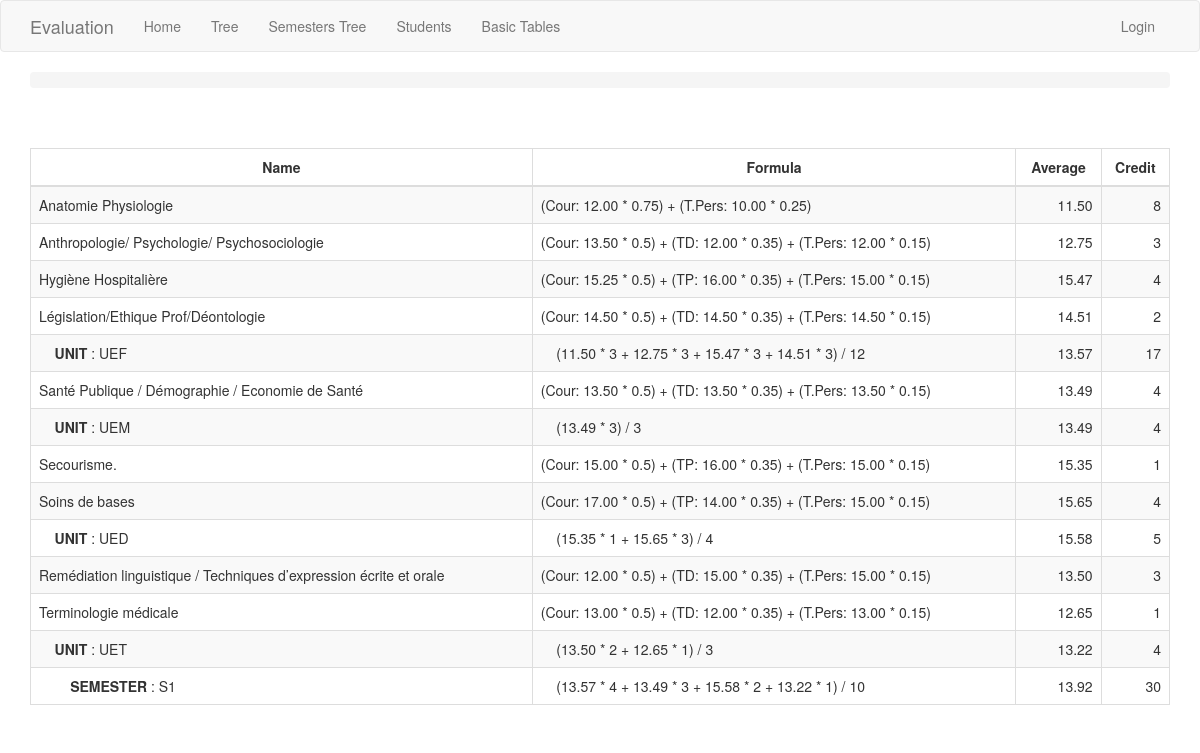
The page /session/1/justification/1/ on the database its author committed.
### app/models.py (models this page shows, shortened)
class Module(db.Model):
    id = db.Column(db.Integer, primary_key=True)
    code = db.Column(db.String(20))
    name = db.Column(db.String(250))
    display_name = db.Column(db.String(250))
    coefficient = db.Column(db.Integer)
    credit = db.Column(db.Integer)
    time = db.Column(db.Numeric(10,2))
    order = db.Column(db.Integer)
    unit_id = db.Column(db.Integer, db.ForeignKey('unit.id'))
    percentages = db.relationship('Percentage', backref='module')
    grades = db.relationship('Grade', back_populates='module')
    module_sessions = db.relationship('ModuleSession', backref='module')

class GradeUnit(db.Model):
    __tablename__ = 'grade_unit'
    id = db.Column(db.Integer, primary_key=True)
    average = db.Column(db.Numeric(10,2))
    credit = db.Column(db.Integer)
    calculation = db.Column(db.String(100))
    unit_coefficient = db.Column(db.Integer())
    is_fondamental = db.Column(db.Boolean, default=False)
    timestamp = db.Column(db.DateTime, index=True, default=datetime.utcnow)
    unit_id = db.Column(db.Integer, db.ForeignKey('unit.id'))
    unit = db.relationship('Unit', back_populates='grade_units')
    student_session_id = db.Column(db.Integer, db.ForeignKey('student_session.id'))
    student_session = db.relationship('StudentSession', back_populates='grade_units')

class StudentSession(db.Model):
    __tablename__ = 'student_session'
    id = db.Column(db.Integer, primary_key=True)
    timestamp = db.Column(db.DateTime, index=True, default=datetime.utcnow)
    student_id = db.Column(db.Integer, db.ForeignKey('student.id'))
    average = db.Column(db.Numeric(10,2))
    credit = db.Column(db.Integer)
    calculation = db.Column(db.String(100))
    student = db.relationship("Student", back_populates="student_sessions")
    session_id = db.Column(db.Integer, db.ForeignKey('session.id'))
    session = db.relationship('Session', back_populates='student_sessions')
    grades = db.relationship('Grade', back_populates='student_session')
    grade_units = db.relationship('GradeUnit', back_populates='student_session')

### app/routesCalculation.py (the view)
@app.route('/session/<session_id>/justification/<student_id>/', methods=['GET', 'POST'])
@register_breadcrumb(app, '.tree.session.classement.justification', 'Justification')
def justification(session_id, student_id):
    student_session = StudentSession.query.filter_by(session_id=session_id, student_id=student_id).first()
    grade_units = student_session.grade_units
    grades = student_session.grades
    session = student_session.session
    conf_dict = literal_eval( session.configuration )
    justs = []
    for grade_unit in grade_units:
        for grade in grades:
            if grade_unit.unit_id == grade.module.unit_id:
                justs.append( get_module_justification(grade, conf_dict) )
        justs.append( get_unit_justification(grade_unit, conf_dict) )
    justs.append( get_semester_justification(student_session, conf_dict) )
    return render_template('session/justification.html', title='Session', justs=justs)

### app/routesCalculation.py (called while the page is built)
def get_module_name(module_id, conf_dict):
    for unit in conf_dict['units']:
        for module in unit['modules']:
            if module['m_id'] == module_id:
                return module['display_name']
    return '** get_module_name **'

def rename_type(calculation):
    types = Type.query.all()
    for type in types:
        calculation = calculation.replace(type.grade_table_field, type.type)
    return calculation

def get_module_justification(grade, conf_dict):
    name = get_module_name(grade.module_id, conf_dict)
    return [name] + [rename_type(grade.calculation)] + [grade.average] + [grade.credit]

def get_unit_name(unit_id, conf_dict):
    for unit in conf_dict['units']:
        if unit['u_id'] == unit_id:
            return unit['display_name']
    return '** get_unit_name **'

def get_unit_justification(grade_unit, conf_dict):
    name = get_unit_name(grade_unit.unit_id, conf_dict)
    justification = ['    <b>UNIT</b> : ' + name]
    if grade_unit.calculation != None and grade_unit.calculation != '':
        justification += ['    ' + grade_unit.calculation]
    else:
        justification += '**********'
    justification += [grade_unit.average]
    justification += [grade_unit.credit]
    return justification

def get_semester_justification(student_session, conf_dict):
    name = student_session.session.semester.display_name
    semester = ['        <b>SEMESTER</b> : ' + name]
    semester += ['    ' + str(student_session.calculation)]
    semester += [str(student_session.average)]
    semester += [str(student_session.credit)]
    return  semester

### app/templates/session/justification.html (shortened to what this page needs)
{% extends "base.html" %}
{% import 'bootstrap/wtf.html' as wtf %}
{% block styles %}
  {{super()}}
{% endblock %}
{% block app_content %}
  <table id="classement-justification" class="table table-striped table-bordered">
    <thead>
      <tr>
        <th scope="col"><center>Name</center></th>
        <th scope="col"><center>Formula</center></th>
        <th scope="col"><center>Average</center></th>
        <th scope="col"><center>Credit</center></th>
      </tr>
    </thead>
    <tbody>
      {% for just in justs %}
      <tr>
        <td>{{ just[0] | safe }}</td>
        <td>{{ just[1] }}</td>
        <td align="right">{{ just[2] }}</td>
        <td align="right">{{ just[3] }}</td>
      </tr>
      {% endfor %}
    </tbody>
  </table>
{% endblock %}

### rows shown on the page
Module: display_name "Anatomie Physiologie", just "(Cour: 12.00 * 0.75) + (T.Pers: 10.00 * 0.25)", just "11.50", credit "8"
Module: display_name "Anthropologie/ Psychologie/ Psychosociologie", just "(Cour: 13.50 * 0.5) + (TD: 12.00 * 0.35) + (T.Pers: 12.00 * 0.15)", just "12.75", just "3"
Module: display_name "Hygiène Hospitalière", just "(Cour: 15.25 * 0.5) + (TP: 16.00 * 0.35) + (T.Pers: 15.00 * 0.15)", just "15.47", credit "4"
Module: display_name "Législation/Ethique Prof/Déontologie", just "(Cour: 14.50 * 0.5) + (TD: 14.50 * 0.35) + (T.Pers: 14.50 * 0.15)", just "14.51", credit "2"
GradeUnit: average "13.57"
Module: display_name "Santé Publique / Démographie / Economie de Santé", just "(Cour: 13.50 * 0.5) + (TD: 13.50 * 0.35) + (T.Pers: 13.50 * 0.15)", just "13.49", credit "4"
GradeUnit: average "13.49"
Module: display_name "Secourisme.", just "(Cour: 15.00 * 0.5) + (TP: 16.00 * 0.35) + (T.Pers: 15.00 * 0.15)", just "15.35", just "1"
Module: display_name "Soins de bases", just "(Cour: 17.00 * 0.5) + (TP: 14.00 * 0.35) + (T.Pers: 15.00 * 0.15)", just "15.65", credit "4"
GradeUnit: average "15.58"
Module: display_name "Remédiation linguistique / Techniques d’expression écrite et orale", just "(Cour: 12.00 * 0.5) + (TD: 15.00 * 0.35) + (T.Pers: 15.00 * 0.15)", just "13.50", credit "3"
Module: display_name "Terminologie médicale", just "(Cour: 13.00 * 0.5) + (TD: 12.00 * 0.35) + (T.Pers: 13.00 * 0.15)", just "12.65", just "1"
GradeUnit: average "13.22"
StudentSession: just "SEMESTER : S1", calculation "(13.57 * 4 + 13.49 * 3 + 15.58 * 2 + 13.22 * 1) / 10", average "13.92", credit "30"

### other values the page prints
{{ just[0] | safe }} "UNIT : UEF" "UNIT : UEM" "UNIT : UED" "UNIT : UET"
{{ just[1] }} "(11.50 * 3 + 12.75 * 3 + 15.47 * 3 + 14.51 * 3) / 12" "(13.49 * 3) / 3" "(15.35 * 1 + 15.65 * 3) / 4" "(13.50 * 2 + 12.65 * 1) / 3"
{{ just[3] }} "17" "4" "5" "4"
